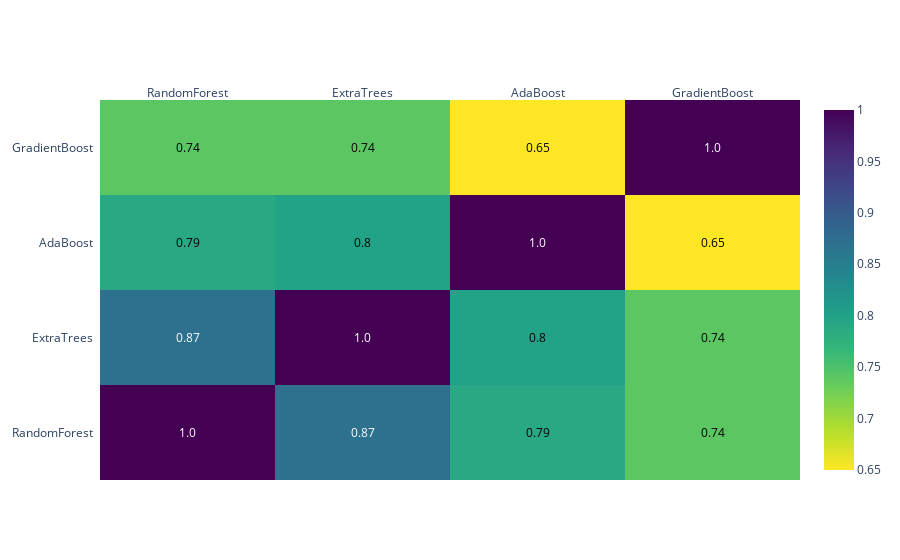

Source (notebook cell):
### Code cell
import plotly.figure_factory as ff

data = ff.create_annotated_heatmap(
        z = np.round(base_predictions_train.astype(float).corr().values, decimals=2),
        x = list(base_predictions_train.columns.values),
        y = list(base_predictions_train.columns.values),
        hoverinfo='z',
        colorscale = 'Viridis',
        showscale = True,
        reversescale = True
    )

py.iplot(data)

### Figure 1 — Plotly figure (JSON) as saved in the notebook; plotly's stock layout.template omitted (floating-point values rounded to 4 significant figures)
{"data": [{"colorscale": [[0, "#440154"], [0.1111, "#482878"], [0.2222, "#3e4989"], [0.3333, "#31688e"], [0.4444, "#26828e"], [0.5556, "#1f9e89"], [0.6667, "#35b779"], [0.7778, "#6ece58"], [0.8889, "#b5de2b"], [1, "#fde725"]], "hoverinfo": "z", "reversescale": true, "showscale": true, "type": "heatmap", "x": ["RandomForest", "ExtraTrees", "AdaBoost", "GradientBoost"], "y": ["RandomForest", "ExtraTrees", "AdaBoost", "GradientBoost"], "z": [[1, 0.87, 0.79, 0.74], [0.87, 1, 0.8, 0.74], [0.79, 0.8, 1, 0.65], [0.74, 0.74, 0.65, 1]]}], "layout": {"annotations": [{"font": {"color": "#FFFFFF"}, "showarrow": false, "text": "1.0", "x": "RandomForest", "xref": "x", "y": "RandomForest", "yref": "y"}, {"font": {"color": "#FFFFFF"}, "showarrow": false, "text": "0.87", "x": "ExtraTrees", "xref": "x", "y": "RandomForest", "yref": "y"}, {"font": {"color": "#000000"}, "showarrow": false, "text": "0.79", "x": "AdaBoost", "xref": "x", "y": "RandomForest", "yref": "y"}, {"font": {"color": "#000000"}, "showarrow": false, "text": "0.74", "x": "GradientBoost", "xref": "x", "y": "RandomForest", "yref": "y"}, {"font": {"color": "#FFFFFF"}, "showarrow": false, "text": "0.87", "x": "RandomForest", "xref": "x", "y": "ExtraTrees", "yref": "y"}, {"font": {"color": "#FFFFFF"}, "showarrow": false, "text": "1.0", "x": "ExtraTrees", "xref": "x", "y": "ExtraTrees", "yref": "y"}, {"font": {"color": "#000000"}, "showarrow": false, "text": "0.8", "x": "AdaBoost", "xref": "x", "y": "ExtraTrees", "yref": "y"}, {"font": {"color": "#000000"}, "showarrow": false, "text": "0.74", "x": "GradientBoost", "xref": "x", "y": "ExtraTrees", "yref": "y"}, {"font": {"color": "#000000"}, "showarrow": false, "text": "0.79", "x": "RandomForest", "xref": "x", "y": "AdaBoost", "yref": "y"}, {"font": {"color": "#000000"}, "showarrow": false, "text": "0.8", "x": "ExtraTrees", "xref": "x", "y": "AdaBoost", "yref": "y"}, {"font": {"color": "#FFFFFF"}, "showarrow": false, "text": "1.0", "x": "AdaBoost", "xref": "x", "y": "AdaBoost", "yref": "y"}, {"font": {"color": "#000000"}, "showarrow": false, "text": "0.65", "x": "GradientBoost", "xref": "x", "y": "AdaBoost", "yref": "y"}, {"font": {"color": "#000000"}, "showarrow": false, "text": "0.74", "x": "RandomForest", "xref": "x", "y": "GradientBoost", "yref": "y"}, {"font": {"color": "#000000"}, "showarrow": false, "text": "0.74", "x": "ExtraTrees", "xref": "x", "y": "GradientBoost", "yref": "y"}, {"font": {"color": "#000000"}, "showarrow": false, "text": "0.65", "x": "AdaBoost", "xref": "x", "y": "GradientBoost", "yref": "y"}, {"font": {"color": "#FFFFFF"}, "showarrow": false, "text": "1.0", "x": "GradientBoost", "xref": "x", "y": "GradientBoost", "yref": "y"}], "xaxis": {"dtick": 1, "gridcolor": "rgb(0, 0, 0)", "side": "top", "ticks": ""}, "yaxis": {"dtick": 1, "ticks": "", "ticksuffix": "  "}}}
